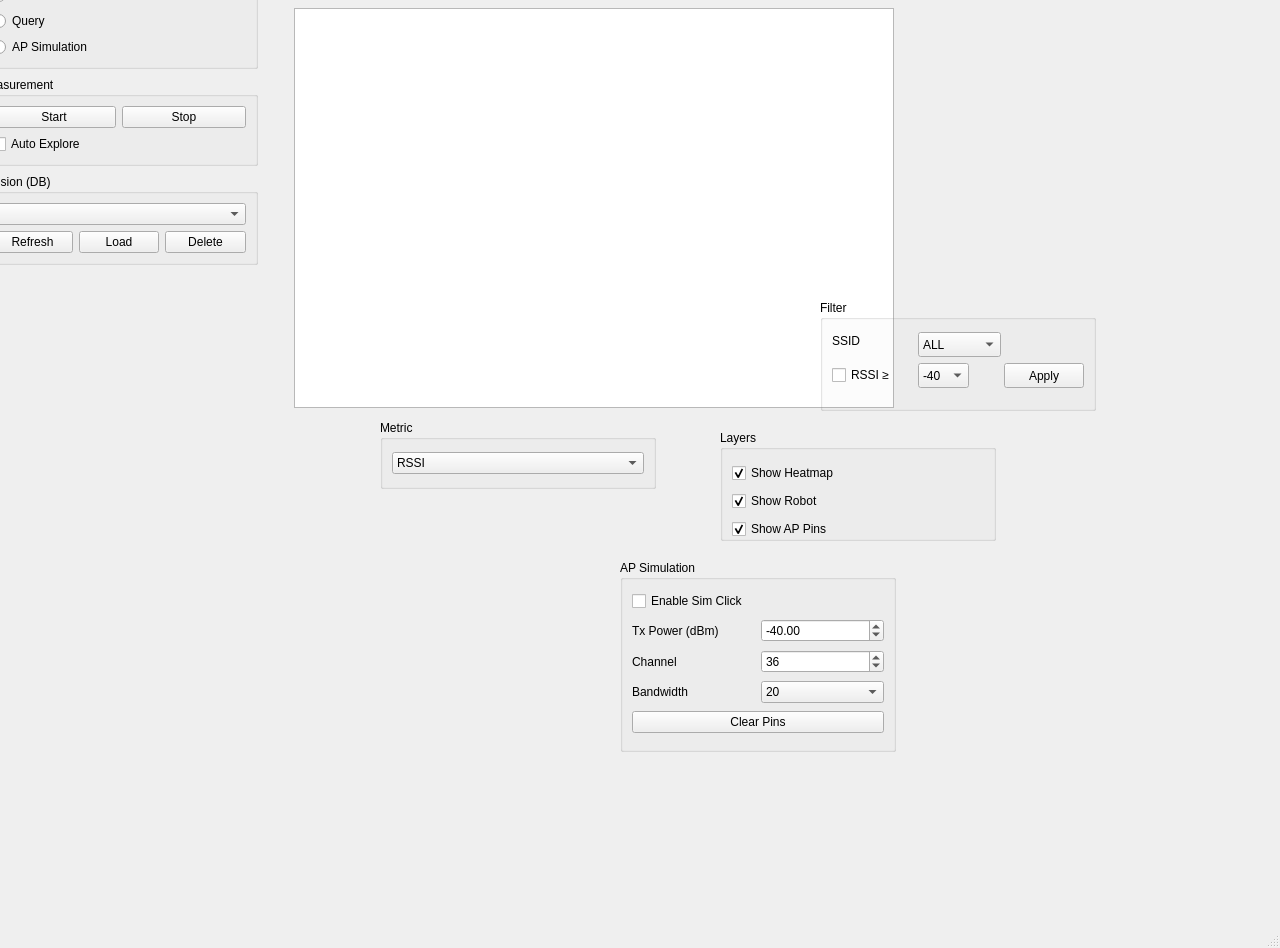
<?xml version="1.0" encoding="UTF-8"?>
<ui version="4.0">
 <class>MainWindow</class>
 <widget class="QMainWindow" name="MainWindow">
  <property name="geometry">
   <rect>
    <x>0</x>
    <y>0</y>
    <width>1280</width>
    <height>948</height>
   </rect>
  </property>
  <property name="windowTitle">
   <string>wifi_qt</string>
  </property>
  <widget class="QWidget" name="centralwidget">
   <widget class="QGraphicsView" name="graphicsView">
    <property name="geometry">
     <rect>
      <x>294</x>
      <y>8</y>
      <width>600</width>
      <height>400</height>
     </rect>
    </property>
    <property name="minimumSize">
     <size>
      <width>600</width>
      <height>400</height>
     </size>
    </property>
    <property name="frameShape">
     <enum>QFrame::Shape::StyledPanel</enum>
    </property>
    <property name="dragMode">
     <enum>QGraphicsView::DragMode::NoDrag</enum>
    </property>
   </widget>
   <widget class="QGroupBox" name="gbSim">
    <property name="geometry">
     <rect>
      <x>620</x>
      <y>560</y>
      <width>276</width>
      <height>192</height>
     </rect>
    </property>
    <property name="title">
     <string>AP Simulation</string>
    </property>
    <layout class="QGridLayout" name="gbSimLayout">
     <item row="0" column="0" colspan="2">
      <widget class="QCheckBox" name="chkSimEnable">
       <property name="text">
        <string>Enable Sim Click</string>
       </property>
      </widget>
     </item>
     <item row="1" column="0">
      <widget class="QLabel" name="lblTxPower">
       <property name="text">
        <string>Tx Power (dBm)</string>
       </property>
      </widget>
     </item>
     <item row="1" column="1">
      <widget class="QDoubleSpinBox" name="spTxPower">
       <property name="minimum">
        <double>-90.000000000000000</double>
       </property>
       <property name="maximum">
        <double>-10.000000000000000</double>
       </property>
       <property name="value">
        <double>-40.000000000000000</double>
       </property>
      </widget>
     </item>
     <item row="2" column="0">
      <widget class="QLabel" name="lblSimChannel">
       <property name="text">
        <string>Channel</string>
       </property>
      </widget>
     </item>
     <item row="2" column="1">
      <widget class="QSpinBox" name="spSimChannel">
       <property name="minimum">
        <number>1</number>
       </property>
       <property name="maximum">
        <number>165</number>
       </property>
       <property name="value">
        <number>36</number>
       </property>
      </widget>
     </item>
     <item row="3" column="0">
      <widget class="QLabel" name="lblBandwidth">
       <property name="text">
        <string>Bandwidth</string>
       </property>
      </widget>
     </item>
     <item row="3" column="1">
      <widget class="QComboBox" name="cbSimBandwidth">
       <property name="currentText">
        <string>20</string>
       </property>
       <item>
        <property name="text">
         <string>20</string>
        </property>
       </item>
       <item>
        <property name="text">
         <string>40</string>
        </property>
       </item>
       <item>
        <property name="text">
         <string>80</string>
        </property>
       </item>
       <item>
        <property name="text">
         <string>160</string>
        </property>
       </item>
      </widget>
     </item>
     <item row="4" column="0" colspan="2">
      <widget class="QPushButton" name="btnClearPins">
       <property name="text">
        <string>Clear Pins</string>
       </property>
      </widget>
     </item>
    </layout>
   </widget>
   <widget class="QGroupBox" name="gbMetric">
    <property name="geometry">
     <rect>
      <x>380</x>
      <y>420</y>
      <width>276</width>
      <height>69</height>
     </rect>
    </property>
    <property name="title">
     <string>Metric</string>
    </property>
    <layout class="QHBoxLayout" name="gbMetricLayout">
     <item>
      <widget class="QComboBox" name="cbMetric">
       <item>
        <property name="text">
         <string>RSSI</string>
        </property>
       </item>
       <item>
        <property name="text">
         <string>SNR</string>
        </property>
       </item>
       <item>
        <property name="text">
         <string>AP Count</string>
        </property>
       </item>
       <item>
        <property name="text">
         <string>Interference/Noise</string>
        </property>
       </item>
       <item>
        <property name="text">
         <string>Throughput(Max)</string>
        </property>
       </item>
      </widget>
     </item>
    </layout>
   </widget>
   <widget class="QGroupBox" name="gbLayers">
    <property name="geometry">
     <rect>
      <x>720</x>
      <y>430</y>
      <width>276</width>
      <height>111</height>
     </rect>
    </property>
    <property name="title">
     <string>Layers</string>
    </property>
    <widget class="QCheckBox" name="chkShowHeatmap">
     <property name="geometry">
      <rect>
       <x>12</x>
       <y>32</y>
       <width>127</width>
       <height>22</height>
      </rect>
     </property>
     <property name="text">
      <string>Show Heatmap</string>
     </property>
     <property name="checked">
      <bool>true</bool>
     </property>
    </widget>
    <widget class="QCheckBox" name="chkShowRobot">
     <property name="geometry">
      <rect>
       <x>12</x>
       <y>60</y>
       <width>107</width>
       <height>22</height>
      </rect>
     </property>
     <property name="text">
      <string>Show Robot</string>
     </property>
     <property name="checked">
      <bool>true</bool>
     </property>
    </widget>
    <widget class="QCheckBox" name="chkShowApPins">
     <property name="geometry">
      <rect>
       <x>12</x>
       <y>88</y>
       <width>115</width>
       <height>22</height>
      </rect>
     </property>
     <property name="text">
      <string>Show AP Pins</string>
     </property>
     <property name="checked">
      <bool>true</bool>
     </property>
    </widget>
   </widget>
   <widget class="QGroupBox" name="gbFilter">
    <property name="geometry">
     <rect>
      <x>820</x>
      <y>300</y>
      <width>276</width>
      <height>111</height>
     </rect>
    </property>
    <property name="title">
     <string>Filter</string>
    </property>
    <widget class="QLabel" name="lblSsid">
     <property name="geometry">
      <rect>
       <x>12</x>
       <y>32</y>
       <width>31</width>
       <height>17</height>
      </rect>
     </property>
     <property name="text">
      <string>SSID</string>
     </property>
    </widget>
    <widget class="QComboBox" name="cbSsid">
     <property name="geometry">
      <rect>
       <x>98</x>
       <y>32</y>
       <width>83</width>
       <height>25</height>
      </rect>
     </property>
     <item>
      <property name="text">
       <string>ALL</string>
      </property>
     </item>
     <item>
      <property name="text">
       <string>emba</string>
      </property>
     </item>
     <item>
      <property name="text">
       <string>hotspot</string>
      </property>
     </item>
    </widget>
    <widget class="QCheckBox" name="chkThrEnable">
     <property name="geometry">
      <rect>
       <x>12</x>
       <y>64</y>
       <width>66</width>
       <height>22</height>
      </rect>
     </property>
     <property name="text">
      <string>RSSI ≥</string>
     </property>
    </widget>
    <widget class="QComboBox" name="cbThr">
     <property name="geometry">
      <rect>
       <x>98</x>
       <y>63</y>
       <width>51</width>
       <height>25</height>
      </rect>
     </property>
     <property name="currentText">
      <string>-40</string>
     </property>
     <item>
      <property name="text">
       <string>-40</string>
      </property>
     </item>
     <item>
      <property name="text">
       <string>-50</string>
      </property>
     </item>
     <item>
      <property name="text">
       <string>-60</string>
      </property>
     </item>
     <item>
      <property name="text">
       <string>-70</string>
      </property>
     </item>
     <item>
      <property name="text">
       <string>-80</string>
      </property>
     </item>
    </widget>
    <widget class="QPushButton" name="btnApplyFilter">
     <property name="geometry">
      <rect>
       <x>184</x>
       <y>63</y>
       <width>80</width>
       <height>25</height>
      </rect>
     </property>
     <property name="text">
      <string>Apply</string>
     </property>
    </widget>
   </widget>
   <widget class="QWidget" name="">
    <property name="geometry">
     <rect>
      <x>-20</x>
      <y>-70</y>
      <width>278</width>
      <height>888</height>
     </rect>
    </property>
    <layout class="QVBoxLayout" name="leftPanelLayout">
     <property name="spacing">
      <number>8</number>
     </property>
     <item>
      <widget class="QGroupBox" name="gbMode">
       <property name="title">
        <string>Mode</string>
       </property>
       <layout class="QVBoxLayout" name="gbModeLayout">
        <item>
         <widget class="QRadioButton" name="rbModeView">
          <property name="text">
           <string>View</string>
          </property>
          <property name="checked">
           <bool>true</bool>
          </property>
         </widget>
        </item>
        <item>
         <widget class="QRadioButton" name="rbModeMeasure">
          <property name="text">
           <string>Measurement</string>
          </property>
         </widget>
        </item>
        <item>
         <widget class="QRadioButton" name="rbModeQuery">
          <property name="text">
           <string>Query</string>
          </property>
         </widget>
        </item>
        <item>
         <widget class="QRadioButton" name="rbModeSim">
          <property name="text">
           <string>AP Simulation</string>
          </property>
         </widget>
        </item>
       </layout>
      </widget>
     </item>
     <item>
      <widget class="QGroupBox" name="gbMeasure">
       <property name="title">
        <string>Measurement</string>
       </property>
       <layout class="QGridLayout" name="gbMeasureLayout">
        <item row="0" column="0">
         <widget class="QPushButton" name="btnMeasureStart">
          <property name="text">
           <string>Start</string>
          </property>
         </widget>
        </item>
        <item row="0" column="1">
         <widget class="QPushButton" name="btnMeasureStop">
          <property name="text">
           <string>Stop</string>
          </property>
         </widget>
        </item>
        <item row="1" column="0" colspan="2">
         <widget class="QCheckBox" name="chkAutoExplore">
          <property name="text">
           <string>Auto Explore</string>
          </property>
         </widget>
        </item>
       </layout>
      </widget>
     </item>
     <item>
      <widget class="QGroupBox" name="gbSession">
       <property name="title">
        <string>Session (DB)</string>
       </property>
       <layout class="QGridLayout" name="gbSessionLayout">
        <item row="0" column="0" colspan="3">
         <widget class="QComboBox" name="cbSessionId"/>
        </item>
        <item row="1" column="0">
         <widget class="QPushButton" name="btnSessionRefresh">
          <property name="text">
           <string>Refresh</string>
          </property>
         </widget>
        </item>
        <item row="1" column="1">
         <widget class="QPushButton" name="btnSessionLoad">
          <property name="text">
           <string>Load</string>
          </property>
         </widget>
        </item>
        <item row="1" column="2">
         <widget class="QPushButton" name="btnSessionDelete">
          <property name="text">
           <string>Delete</string>
          </property>
         </widget>
        </item>
       </layout>
      </widget>
     </item>
     <item>
      <spacer name="verticalSpacerLeft">
       <property name="orientation">
        <enum>Qt::Orientation::Vertical</enum>
       </property>
       <property name="sizeHint" stdset="0">
        <size>
         <width>20</width>
         <height>40</height>
        </size>
       </property>
      </spacer>
     </item>
    </layout>
   </widget>
  </widget>
  <widget class="QMenuBar" name="menubar">
   <property name="geometry">
    <rect>
     <x>0</x>
     <y>0</y>
     <width>1280</width>
     <height>22</height>
    </rect>
   </property>
  </widget>
  <widget class="QStatusBar" name="statusbar"/>
 </widget>
 <resources/>
 <connections/>
</ui>
